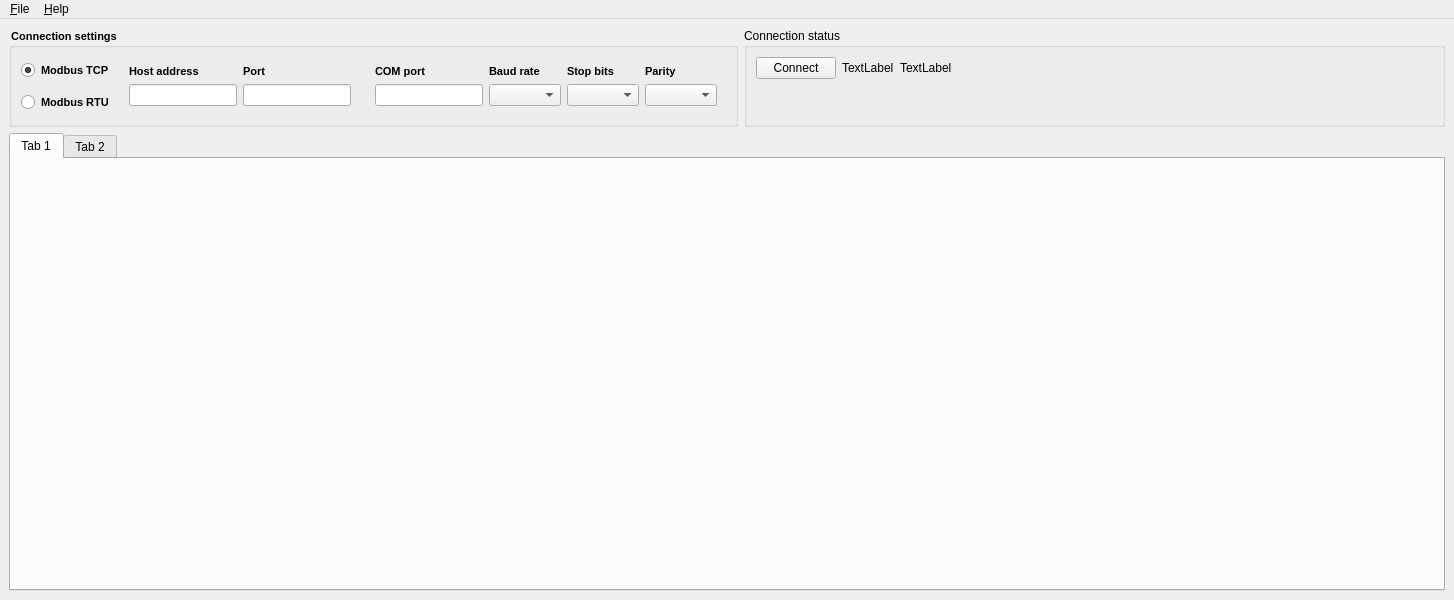
<?xml version="1.0" encoding="UTF-8"?>
<ui version="4.0">
 <class>MainWindow</class>
 <widget class="QMainWindow" name="MainWindow">
  <property name="geometry">
   <rect>
    <x>0</x>
    <y>0</y>
    <width>1454</width>
    <height>600</height>
   </rect>
  </property>
  <property name="windowTitle">
   <string>MainWindow</string>
  </property>
  <widget class="QWidget" name="centralwidget">
   <layout class="QVBoxLayout" name="verticalLayoutMain" stretch="0,1">
    <item>
     <layout class="QHBoxLayout" name="horizontalLayout_2">
      <item>
       <widget class="QGroupBox" name="groupBox">
        <property name="styleSheet">
         <string notr="true">font-size:8pt;font-weight:bold</string>
        </property>
        <property name="title">
         <string>Connection settings</string>
        </property>
        <layout class="QGridLayout" name="gridLayout_3">
         <item row="0" column="0">
          <widget class="QRadioButton" name="radioButtonModbusTCP">
           <property name="text">
            <string>Modbus TCP</string>
           </property>
           <property name="checked">
            <bool>true</bool>
           </property>
          </widget>
         </item>
         <item row="0" column="1" rowspan="2">
          <widget class="QWidget" name="widgetInputTCP" native="true">
           <layout class="QGridLayout" name="gridLayoutTCP">
            <item row="1" column="1">
             <widget class="QLineEdit" name="lineEditPort">
              <property name="maximumSize">
               <size>
                <width>130</width>
                <height>16777215</height>
               </size>
              </property>
             </widget>
            </item>
            <item row="0" column="0">
             <widget class="QLabel" name="label">
              <property name="styleSheet">
               <string notr="true">font-size:8pt</string>
              </property>
              <property name="text">
               <string>Host address</string>
              </property>
             </widget>
            </item>
            <item row="1" column="0">
             <widget class="QLineEdit" name="lineEditHostname"/>
            </item>
            <item row="0" column="1">
             <widget class="QLabel" name="label_2">
              <property name="styleSheet">
               <string notr="true">font-size:8pt</string>
              </property>
              <property name="text">
               <string>Port</string>
              </property>
             </widget>
            </item>
           </layout>
          </widget>
         </item>
         <item row="0" column="2" rowspan="2">
          <widget class="QWidget" name="widgetInputRTU" native="true">
           <layout class="QGridLayout" name="gridLayoutRTU">
            <item row="1" column="1">
             <widget class="QComboBox" name="comboBoxBaudRate"/>
            </item>
            <item row="0" column="0">
             <widget class="QLabel" name="label_4">
              <property name="styleSheet">
               <string notr="true">font-size:8pt</string>
              </property>
              <property name="text">
               <string>COM port</string>
              </property>
             </widget>
            </item>
            <item row="0" column="3">
             <widget class="QLabel" name="label_6">
              <property name="styleSheet">
               <string notr="true">font-size:8pt</string>
              </property>
              <property name="text">
               <string>Parity</string>
              </property>
             </widget>
            </item>
            <item row="1" column="2">
             <widget class="QComboBox" name="comboBoxStopBits"/>
            </item>
            <item row="1" column="0">
             <widget class="QLineEdit" name="lineEditCOM"/>
            </item>
            <item row="0" column="1">
             <widget class="QLabel" name="label_3">
              <property name="styleSheet">
               <string notr="true">font-size:8pt</string>
              </property>
              <property name="text">
               <string>Baud rate</string>
              </property>
             </widget>
            </item>
            <item row="0" column="2">
             <widget class="QLabel" name="label_5">
              <property name="styleSheet">
               <string notr="true">font-size:8pt</string>
              </property>
              <property name="text">
               <string>Stop bits</string>
              </property>
             </widget>
            </item>
            <item row="1" column="3">
             <widget class="QComboBox" name="comboBoxParity"/>
            </item>
           </layout>
          </widget>
         </item>
         <item row="1" column="0">
          <widget class="QRadioButton" name="radioButtonRTU">
           <property name="text">
            <string>Modbus RTU</string>
           </property>
          </widget>
         </item>
        </layout>
       </widget>
      </item>
      <item>
       <widget class="QGroupBox" name="groupBox_2">
        <property name="title">
         <string>Connection status</string>
        </property>
        <layout class="QGridLayout" name="gridLayout_4">
         <item row="1" column="1">
          <spacer name="verticalSpacer">
           <property name="orientation">
            <enum>Qt::Vertical</enum>
           </property>
           <property name="sizeHint" stdset="0">
            <size>
             <width>20</width>
             <height>20</height>
            </size>
           </property>
          </spacer>
         </item>
         <item row="0" column="0">
          <widget class="QPushButton" name="pushButtonConnect">
           <property name="text">
            <string>Connect</string>
           </property>
          </widget>
         </item>
         <item row="0" column="1">
          <widget class="QLabel" name="labelConnectLED">
           <property name="text">
            <string>TextLabel</string>
           </property>
          </widget>
         </item>
         <item row="0" column="2">
          <widget class="QLabel" name="labelConnected">
           <property name="text">
            <string>TextLabel</string>
           </property>
          </widget>
         </item>
         <item row="0" column="3">
          <spacer name="horizontalSpacer_2">
           <property name="orientation">
            <enum>Qt::Horizontal</enum>
           </property>
           <property name="sizeHint" stdset="0">
            <size>
             <width>40</width>
             <height>20</height>
            </size>
           </property>
          </spacer>
         </item>
        </layout>
       </widget>
      </item>
     </layout>
    </item>
    <item>
     <widget class="QTabWidget" name="tabWidget">
      <widget class="QWidget" name="tab">
       <attribute name="title">
        <string>Tab 1</string>
       </attribute>
      </widget>
      <widget class="QWidget" name="tab_2">
       <attribute name="title">
        <string>Tab 2</string>
       </attribute>
      </widget>
     </widget>
    </item>
   </layout>
  </widget>
  <widget class="QMenuBar" name="menuBar">
   <property name="geometry">
    <rect>
     <x>0</x>
     <y>0</y>
     <width>1454</width>
     <height>22</height>
    </rect>
   </property>
   <widget class="QMenu" name="menu_File">
    <property name="title">
     <string>&amp;File</string>
    </property>
    <addaction name="actionFileNew"/>
    <addaction name="actionFileOpen"/>
    <addaction name="actionFileReload"/>
    <addaction name="actionFileRecentProjects"/>
    <addaction name="separator"/>
    <addaction name="actionFileSave"/>
    <addaction name="actionFileSaveAs"/>
    <addaction name="separator"/>
    <addaction name="actionFileQuit"/>
   </widget>
   <widget class="QMenu" name="menu_Help">
    <property name="title">
     <string>&amp;Help</string>
    </property>
   </widget>
   <addaction name="menu_File"/>
   <addaction name="menu_Help"/>
  </widget>
  <action name="actionFileOpen">
   <property name="text">
    <string>&amp;Load configuration...</string>
   </property>
   <property name="shortcut">
    <string>Ctrl+O</string>
   </property>
  </action>
  <action name="actionFileSave">
   <property name="text">
    <string>&amp;Save configuration</string>
   </property>
   <property name="shortcut">
    <string>Ctrl+S</string>
   </property>
  </action>
  <action name="actionFileSaveAs">
   <property name="text">
    <string>Save configuration as...</string>
   </property>
   <property name="shortcut">
    <string>Ctrl+Shift+S</string>
   </property>
  </action>
  <action name="actionFileQuit">
   <property name="text">
    <string>&amp;Quit</string>
   </property>
   <property name="shortcut">
    <string>Ctrl+Q</string>
   </property>
  </action>
  <action name="actionFileNew">
   <property name="text">
    <string>New configuration</string>
   </property>
  </action>
  <action name="actionFileReload">
   <property name="text">
    <string>Reload configuration</string>
   </property>
  </action>
  <action name="actionFileRecentProjects">
   <property name="text">
    <string>Recently used configurations</string>
   </property>
  </action>
 </widget>
 <resources/>
 <connections/>
</ui>
